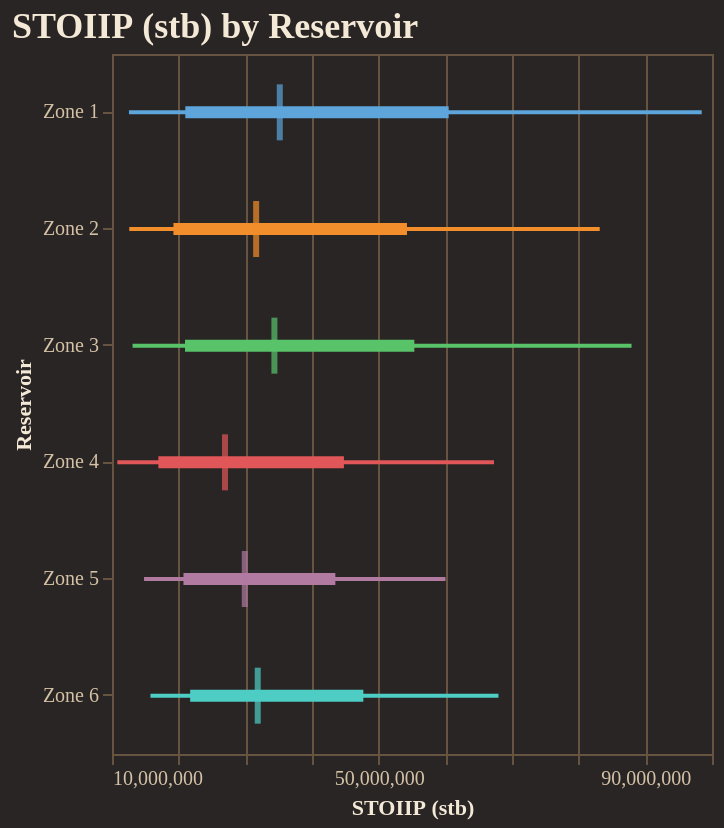

Notebook code for this chart:
### Code cell
fig = reporter.plotter.forest_plot(
    "STOIIP (stb)", 
    backend=PLOTTING_BACKEND
)
fig.show()

### Figure 1 — Vega-Lite specification as saved in the notebook (floating-point values rounded to 4 significant figures)
{"config": {"background": "#292524", "view": {"fill": "#292524", "stroke": "#665340"}, "title": {"color": "#f4e9d7", "font": "Merriweather", "fontSize": 18, "fontWeight": 600, "subtitleColor": "#d5c2a6", "anchor": "start"}, "axis": {"domainColor": "#665340", "gridColor": "#665340", "tickColor": "#665340", "labelColor": "#d5c2a6", "titleColor": "#f4e9d7", "labelFont": "Merriweather", "titleFont": "Merriweather"}, "legend": {"titleColor": "#f4e9d7", "labelColor": "#d5c2a6", "labelFont": "Merriweather", "titleFont": "Merriweather", "orient": "top-right", "symbolType": "circle"}, "header": {"labelColor": "#d5c2a6", "titleColor": "#f4e9d7", "labelFont": "Merriweather", "titleFont": "Merriweather"}, "mark": {"color": "#c78d3b"}, "line": {"color": "#c78d3b"}, "bar": {"color": "#c78d3b"}, "point": {"color": "#ddb06d"}, "area": {"color": "#c78d3b", "opacity": 0.35}, "text": {"color": "#f4e9d7", "font": "Merriweather"}, "range": {"category": ["#5DA5DA", "#F28E2B", "#59C36A", "#E15759", "#B07AA1", "#4ECDC4", "#FF9DA7", "#EDC948"]}}, "layer": [{"mark": {"type": "rule", "strokeWidth": 2}, "encoding": {"color": {"field": "group", "legend": null, "type": "nominal"}, "x": {"field": "p10", "scale": {"zero": false}, "title": "STOIIP (stb)", "type": "quantitative"}, "x2": {"field": "p90"}, "y": {"field": "group", "sort": ["Zone 1", "Zone 2", "Zone 3", "Zone 4", "Zone 5", "Zone 6"], "title": "Reservoir", "type": "nominal"}}}, {"mark": {"type": "rule", "strokeWidth": 6}, "encoding": {"color": {"field": "group", "legend": null, "type": "nominal"}, "x": {"field": "p25", "scale": {"zero": false}, "title": "STOIIP (stb)", "type": "quantitative"}, "x2": {"field": "p75"}, "y": {"field": "group", "sort": ["Zone 1", "Zone 2", "Zone 3", "Zone 4", "Zone 5", "Zone 6"], "title": "Reservoir", "type": "nominal"}}}, {"mark": {"type": "tick", "color": "black", "size": 28, "thickness": 3}, "encoding": {"color": {"field": "group", "legend": null, "type": "nominal"}, "tooltip": [{"field": "group", "title": "Group", "type": "nominal"}, {"field": "p10", "title": "P10", "type": "quantitative"}, {"field": "p25", "title": "P25", "type": "quantitative"}, {"field": "median", "title": "Median", "type": "quantitative"}, {"field": "p75", "title": "P75", "type": "quantitative"}, {"field": "p90", "title": "P90", "type": "quantitative"}], "x": {"field": "median", "scale": {"zero": false}, "title": "STOIIP (stb)", "type": "quantitative"}, "y": {"field": "group", "sort": ["Zone 1", "Zone 2", "Zone 3", "Zone 4", "Zone 5", "Zone 6"], "title": "Reservoir", "type": "nominal"}}}], "data": {"name": "data-91086cc572f03b5053d4db2735c09084"}, "height": 350, "title": "STOIIP (stb) by Reservoir", "width": "container", "$schema": "https://vega.github.io/schema/vega-lite/v5.20.1.json", "datasets": {"data-91086cc572f03b5053d4db2735c09084": [{"group": "Zone 1", "p10": 12540000.0, "p25": 21000000.0, "median": 35170000.0, "p75": 60500000.0, "p90": 98460000.0}, {"group": "Zone 2", "p10": 12590000.0, "p25": 19220000.0, "median": 31620000.0, "p75": 54250000.0, "p90": 83160000.0}, {"group": "Zone 3", "p10": 13090000.0, "p25": 20950000.0, "median": 34360000.0, "p75": 55350000.0, "p90": 87930000.0}, {"group": "Zone 4", "p10": 10800000.0, "p25": 16960000.0, "median": 26950000.0, "p75": 44790000.0, "p90": 67300000.0}, {"group": "Zone 5", "p10": 14810000.0, "p25": 20720000.0, "median": 29920000.0, "p75": 43510000.0, "p90": 60030000.0}, {"group": "Zone 6", "p10": 15770000.0, "p25": 21720000.0, "median": 31860000.0, "p75": 47700000.0, "p90": 67970000.0}]}}
